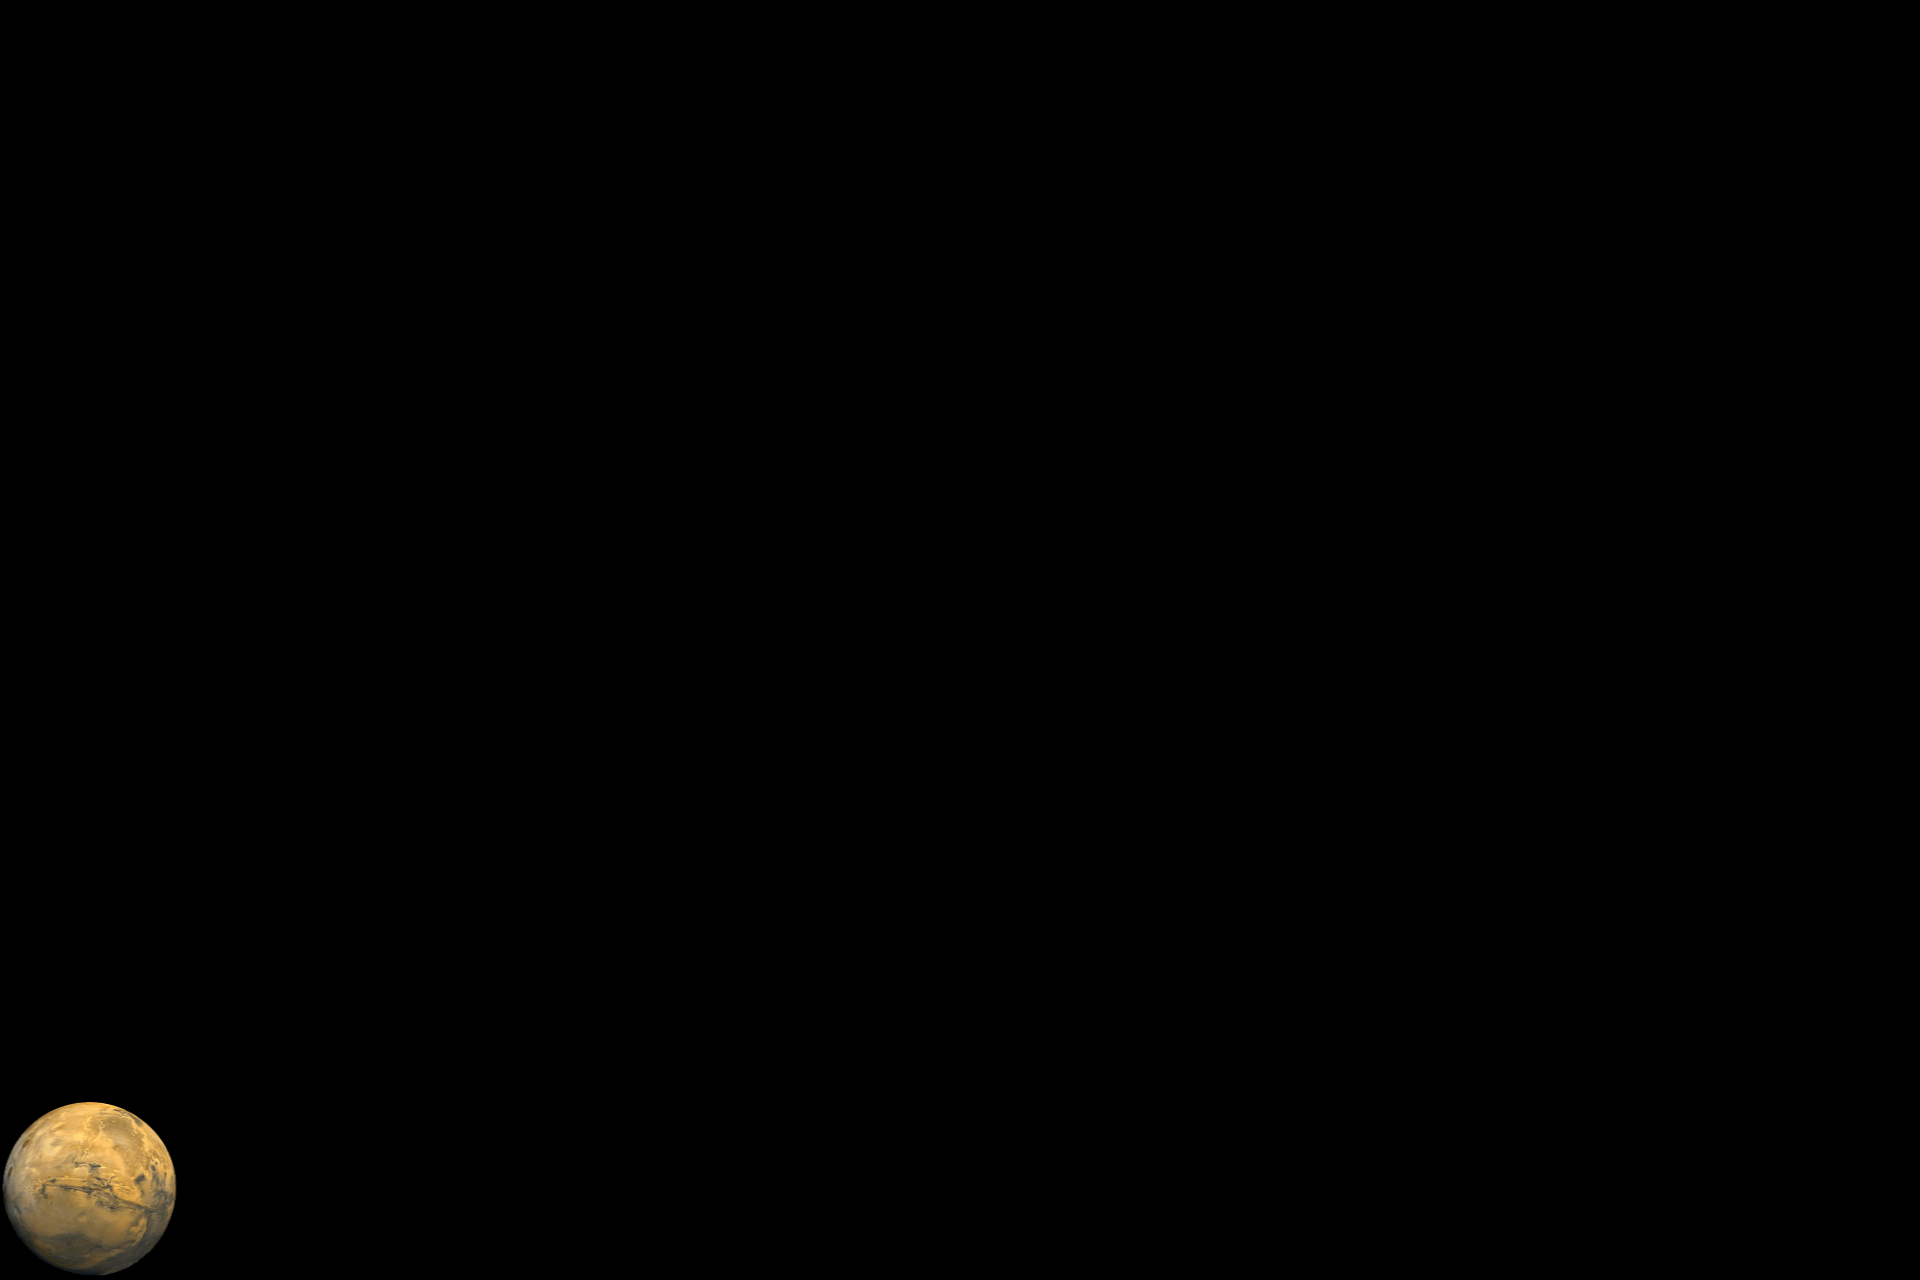

Tiled map render using the project's own tile images. Description and the whole map definition, tile-layer contents included, below:
An orthogonal 60x40 tile map with 32x32 px tiles, 1 tile layer (entities), 2 tilesets.

<map version="1.0" orientation="orthogonal" renderorder="right-down" width="60" height="40" tilewidth="32" tileheight="32" nextobjectid="7">
 <tileset firstgid="1" name="image" tilewidth="32" tileheight="32" tilecount="256" columns="16">
  <image source="image.png" width="512" height="512" />
 </tileset>
 <tileset firstgid="257" name="planets" tilewidth="32" tileheight="32" tilecount="325" columns="25">
  <image source="planets.png" width="808" height="423" />
 </tileset>
 <layer name="entities" width="60" height="40">
  <data encoding="csv">
0,0,0,0,0,0,0,0,0,0,0,0,0,0,0,0,0,0,0,0,0,0,0,0,0,0,0,0,0,0,0,0,0,0,0,0,0,0,0,0,0,0,0,0,0,0,0,0,0,0,0,0,0,0,0,0,0,0,0,0,
0,0,0,0,0,0,0,0,0,0,0,0,0,0,0,0,0,0,0,0,0,0,0,0,0,0,0,0,0,0,0,0,0,0,0,0,0,0,0,0,0,0,0,0,0,0,0,0,0,0,0,0,0,0,0,0,0,0,0,0,
0,0,0,0,0,0,0,0,0,0,0,0,0,0,0,0,0,0,0,0,0,0,0,0,0,0,0,0,0,0,0,0,0,0,0,0,0,0,0,0,0,0,0,0,0,0,0,0,0,0,0,0,0,0,0,0,0,0,0,0,
0,0,0,0,0,0,0,0,0,0,0,0,0,0,0,0,0,0,0,0,0,0,0,0,0,0,0,0,0,0,0,0,0,0,0,0,0,0,0,0,0,0,0,0,0,0,0,0,0,0,0,0,0,0,0,0,0,0,0,0,
0,0,0,0,0,0,0,0,0,0,0,0,0,0,0,0,0,0,0,0,0,0,0,0,0,0,0,0,0,0,0,0,0,0,0,0,0,0,0,0,0,0,0,0,0,0,0,0,0,0,0,0,0,0,0,0,0,0,0,0,
0,0,0,0,0,0,0,0,0,0,0,0,0,0,0,0,0,0,0,0,0,0,0,0,0,0,0,0,0,0,0,0,0,0,0,0,0,0,0,0,0,0,0,0,0,0,0,0,0,0,0,0,0,0,0,0,0,0,0,0,
0,0,0,0,0,0,0,0,0,0,0,0,0,0,0,0,0,0,0,0,0,0,0,0,0,0,0,0,0,0,0,0,0,0,0,0,0,0,0,0,0,0,0,0,0,0,0,0,0,0,0,0,0,0,0,0,0,0,0,0,
0,0,0,0,0,0,0,0,0,0,0,0,0,0,0,0,0,0,0,0,0,0,0,0,0,0,0,0,0,0,0,0,0,0,0,0,0,0,0,0,0,0,0,0,0,0,0,0,0,0,0,0,0,0,0,0,0,0,0,0,
0,0,0,0,0,0,0,0,0,0,0,0,0,0,0,0,0,0,0,0,0,0,0,0,0,0,0,0,0,0,0,0,0,0,0,0,0,0,0,0,0,0,0,0,0,0,0,0,0,0,0,0,0,0,0,0,0,0,0,0,
0,0,0,0,0,0,0,0,0,0,0,0,0,0,0,0,0,0,0,0,0,0,0,0,0,0,0,0,0,0,0,0,0,0,0,0,0,0,0,0,0,0,0,0,0,0,0,0,0,0,0,0,0,0,0,0,0,0,0,0,
0,0,0,0,0,0,0,0,0,0,0,0,0,0,0,0,0,0,0,0,0,0,0,0,0,0,0,0,0,0,0,0,0,0,0,0,0,0,0,0,0,0,0,0,0,0,0,0,0,0,0,0,0,0,0,0,0,0,0,0,
0,0,0,0,0,0,0,0,0,0,0,0,0,0,0,0,0,0,0,0,0,0,0,0,0,0,0,0,0,0,0,0,0,0,0,0,0,0,0,0,0,0,0,0,0,0,0,0,0,0,0,0,0,0,0,0,0,0,0,0,
0,0,0,0,0,0,0,0,0,0,0,0,0,0,0,0,0,0,0,0,0,0,0,0,0,0,0,0,0,0,0,0,0,0,0,0,0,0,0,0,0,0,0,0,0,0,0,0,0,0,0,0,0,0,0,0,0,0,0,0,
0,0,0,0,0,0,0,0,0,0,0,0,0,0,0,0,0,0,0,0,0,0,0,0,0,0,0,0,0,0,0,0,0,0,0,0,0,0,0,0,0,0,0,0,0,0,0,0,0,0,0,0,0,0,0,0,0,0,0,0,
0,0,0,0,0,0,0,0,0,0,0,0,0,0,0,0,0,0,0,0,0,0,0,0,0,0,0,0,0,0,0,0,0,0,0,0,0,0,0,0,0,0,0,0,0,0,0,0,0,0,0,0,0,0,0,0,0,0,0,0,
0,0,0,0,0,0,0,0,0,0,0,0,0,0,0,0,0,0,0,0,0,0,0,0,0,0,0,0,0,0,0,0,0,0,0,0,0,0,0,0,0,0,0,0,0,0,0,0,0,0,0,0,0,0,0,0,0,0,0,0,
0,0,0,0,0,0,0,0,0,0,0,0,0,0,0,0,0,0,0,0,0,0,0,0,0,0,0,0,0,0,0,0,0,0,0,0,0,0,0,0,0,0,0,0,0,0,0,0,0,0,0,0,0,0,0,0,0,0,0,0,
0,0,0,0,0,0,0,0,0,0,0,0,0,0,0,0,0,0,0,0,0,0,0,0,0,0,0,0,0,0,0,0,0,0,0,0,0,0,0,0,0,0,0,0,0,0,0,0,0,0,0,0,0,0,0,0,0,0,0,0,
0,0,0,0,0,0,0,0,0,0,0,0,0,0,0,0,0,0,0,0,0,0,0,0,0,0,0,0,0,0,0,0,0,0,0,0,0,0,0,0,0,0,0,0,0,0,0,0,0,0,0,0,0,0,0,0,0,0,0,0,
0,0,0,0,0,0,0,0,0,0,0,0,0,0,0,0,0,0,0,0,0,0,0,0,0,0,0,0,0,0,0,0,0,0,0,0,0,0,0,0,0,0,0,0,0,0,0,0,0,0,0,0,0,0,0,0,0,0,0,0,
0,0,0,0,0,0,0,0,0,0,0,0,0,0,0,0,0,0,0,0,0,0,0,0,0,0,0,0,0,0,0,0,0,0,0,0,0,0,0,0,0,0,0,0,0,0,0,0,0,0,0,0,0,0,0,0,0,0,0,0,
0,0,0,0,0,0,0,0,0,0,0,0,0,0,0,0,0,0,0,0,0,0,0,0,0,0,0,0,0,0,0,0,0,0,0,0,0,0,0,0,0,0,0,0,0,0,0,0,0,0,0,0,0,0,0,0,0,0,0,0,
0,0,0,0,0,0,0,0,0,0,0,0,0,0,0,0,0,0,0,0,0,0,0,0,0,0,0,0,0,0,0,0,0,0,0,0,0,0,0,0,0,0,0,0,0,0,0,0,0,0,0,0,0,0,0,0,0,0,0,0,
0,0,0,0,0,0,0,0,0,0,0,0,0,0,0,0,0,0,0,0,0,0,0,0,0,0,0,0,0,0,0,0,0,0,0,0,0,0,0,0,0,0,0,0,0,0,0,0,0,0,0,0,0,0,0,0,0,0,0,0,
0,0,0,0,0,0,0,0,0,0,0,0,0,0,0,0,0,0,0,0,0,0,0,0,0,0,0,0,0,0,0,0,0,0,0,0,0,0,0,0,0,0,0,0,0,0,0,0,0,0,0,0,0,0,0,0,0,0,0,0,
0,0,0,0,0,0,0,0,0,0,0,0,0,0,0,0,0,0,0,0,0,0,0,0,0,0,0,0,0,0,0,0,0,0,0,0,0,0,0,0,0,0,0,0,0,0,0,0,0,0,0,0,0,0,0,0,0,0,0,0,
0,0,0,0,0,0,0,0,0,0,0,0,0,0,0,0,0,0,0,0,0,0,0,0,0,0,0,0,0,0,0,0,0,0,0,0,0,0,0,0,0,0,0,0,0,0,0,0,0,0,0,0,0,0,0,0,0,0,0,0,
0,0,0,0,0,0,0,0,0,0,0,0,0,0,0,0,0,0,0,0,0,0,0,0,0,0,0,0,0,0,0,0,0,0,0,0,0,0,0,0,0,0,0,0,0,0,0,0,0,0,0,0,0,0,0,0,0,0,0,0,
0,0,0,0,0,0,0,0,0,0,0,0,0,0,0,0,0,0,0,0,0,0,0,0,0,0,0,0,0,0,0,0,0,0,0,0,0,0,0,0,0,0,0,0,0,0,0,0,0,0,0,0,0,0,0,0,0,0,0,0,
0,0,0,0,0,0,0,0,0,0,0,0,0,0,0,0,0,0,0,0,0,0,0,0,0,0,0,0,0,0,0,0,0,0,0,0,0,0,0,0,0,0,0,0,0,0,0,0,0,0,0,0,0,0,0,0,0,0,0,0,
0,0,0,0,0,0,0,0,0,0,0,0,0,0,0,0,0,0,0,0,0,0,0,0,0,0,0,0,0,0,0,0,0,0,0,0,0,0,0,0,0,0,0,0,0,0,0,0,0,0,0,0,0,0,0,0,0,0,0,0,
0,0,0,0,0,0,0,0,0,0,0,0,0,0,0,0,0,0,0,0,0,0,0,0,0,0,0,0,0,0,0,0,0,0,0,0,0,0,0,0,0,0,0,0,0,0,0,0,0,0,0,0,0,0,0,0,0,0,0,0,
0,0,0,0,0,0,0,0,0,0,0,0,0,0,0,0,0,0,0,0,0,0,0,0,0,0,0,0,0,0,0,0,0,0,0,0,0,0,0,0,0,0,0,0,0,0,0,0,0,0,0,0,0,0,0,0,0,0,0,0,
0,0,0,0,0,0,0,0,0,0,0,0,0,0,0,0,0,0,0,0,0,0,0,0,0,0,0,0,0,0,0,0,0,0,0,0,0,0,0,0,0,0,0,0,0,0,0,0,0,0,0,0,0,0,0,0,0,0,0,0,
276,277,278,279,280,281,0,0,0,0,0,0,0,0,0,0,0,0,0,0,0,0,0,0,0,0,0,0,0,0,0,0,0,0,0,0,0,0,0,0,0,0,0,0,0,0,0,0,0,0,0,0,0,0,0,0,0,0,0,0,
301,302,303,304,305,306,0,0,0,0,0,0,0,0,0,0,0,0,0,0,0,0,0,0,0,0,0,0,0,0,0,0,0,0,0,0,0,0,0,0,0,0,0,0,0,0,0,0,0,0,0,0,0,0,0,0,0,0,0,0,
326,327,328,329,330,331,0,0,0,0,0,0,0,0,0,0,0,0,0,0,0,0,0,0,0,0,0,0,0,0,0,0,0,0,0,0,0,0,0,0,0,0,0,0,0,0,0,0,0,0,0,0,0,0,0,0,0,0,0,0,
351,352,353,354,355,356,0,0,0,0,0,0,0,0,0,0,0,0,0,0,0,0,0,0,0,0,0,0,0,0,0,0,0,0,0,0,0,0,0,0,0,0,0,0,0,0,0,0,0,0,0,0,0,0,0,0,0,0,0,0,
376,377,378,379,380,381,0,0,0,0,0,0,0,0,0,0,0,0,0,0,0,0,0,0,0,0,0,0,0,0,0,0,0,0,0,0,0,0,0,0,0,0,0,0,0,0,0,0,0,0,0,0,0,0,0,0,0,0,0,0,
401,402,403,404,405,406,0,0,0,0,0,0,0,0,0,0,0,0,0,0,0,0,0,0,0,0,0,0,0,0,0,0,0,0,0,0,0,0,0,0,0,0,0,0,0,0,0,0,0,0,0,0,0,0,0,0,0,0,0,0
</data>
 </layer>
 <objectgroup name="collision" />
 <objectgroup name="lights" />
 <objectgroup name="data" />
</map>
